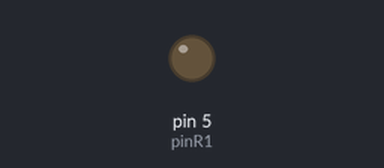
A sketch run on a simulated Arduino Uno, built with avr-gcc and run on an emulated ATmega328P. Shown: output pins drawn as LEDs (lit = HIGH).

Above: at 1.0 s.
At 6.2 s:
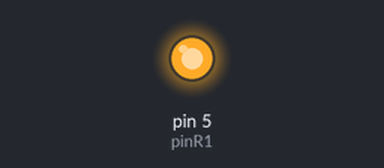
Timing chart, 0 to 8.1 s (numbered marks = the images above):
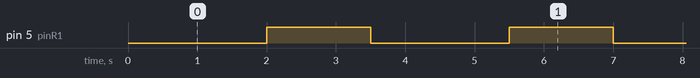

Measured:
- by itself, pin 5 (pinR1): alternates HIGH for 1.5 s and LOW for 2.0 s

The sketch:

solenoide_rele.ino
```cpp
  /////////////////////
//       TI-Trash      //
//                     //
//       Autores:      //
//   Tiago Goncalves   //
//  Alexandre Salgado  //
// ------------------- //
//     com ajuda de    //
// Dr. Fernando Moita  //
  /////////////////////


#include <Wire.h>
#include <SPI.h>

#define SS_PIN 10
#define RST_PIN 9

//Rele
#define pinR1 5

void setup() {

  //Rele
  pinMode(pinR1, OUTPUT);
}

void loop(){

  digitalWrite(pinR1, LOW); //SOLENOIDE SEM FORNECIMENTO DE ENERGIA
  delay(2000);
  digitalWrite(pinR1, HIGH); //SOLENOIDE COM FORNECIMENTO DE ENERGIA
  delay(1500);
}
```
